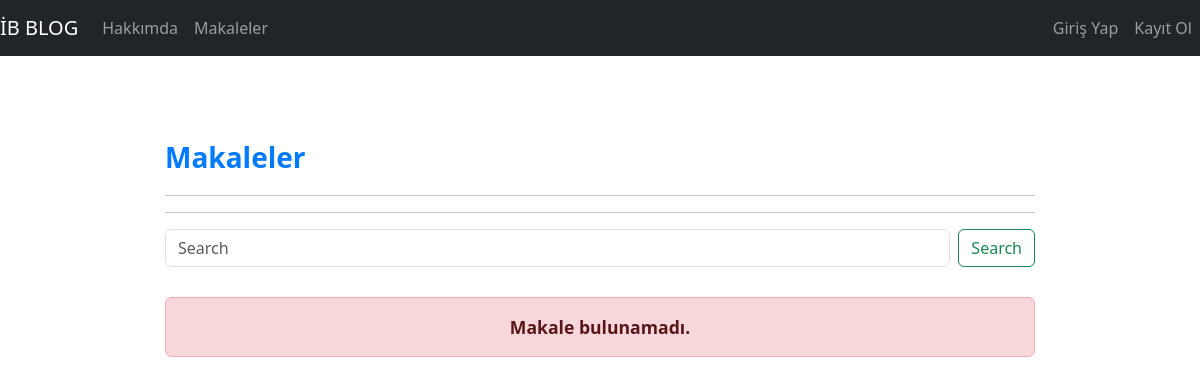
/articles/, run on an earlier commit of the app's database.
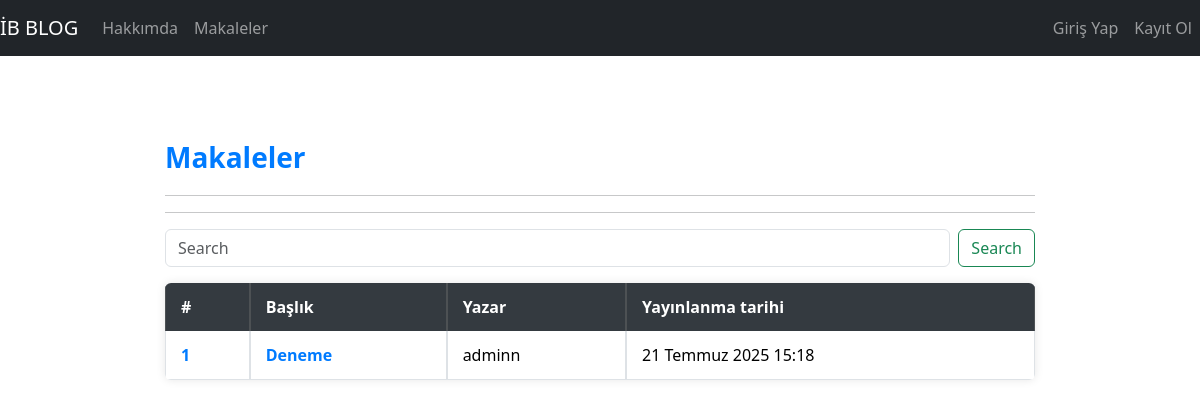
And on a later commit of the database.
### article/models.py (models this page shows, shortened)
class Article(models.Model):
    author = models.ForeignKey("auth.User", on_delete=models.CASCADE , verbose_name="Yazar")
    title = models.CharField(max_length=50, verbose_name="Başlık")
    content = RichTextField(verbose_name="İçerik")
    created_date = models.DateTimeField(auto_now_add=True, verbose_name="Oluşturulma Tarihi")
    class Meta:
        ordering = ["-created_date"]

### article/views.py (the view)
# urls.py: path('',views.articles, name="articles"),
def articles(request):
    keyword = request.GET.get("keyword")
    if keyword :
        articles = Article.objects.filter(title__contains = keyword)
        return render(request, "articles.html", {"articles":articles})
    articles = Article.objects.all()
    return render(request, "articles.html", {"articles":articles})

### templates/articles.html (shortened to what this page needs)
{% extends "layout.html" %}
{% block body %}
<h3>Makaleler</h3>
<hr><hr>
<form class="d-flex mb-3" role="search">
    <input class="form-control me-2" type="search" name = "keyword"placeholder="Search" aria-label="Search">
    <button class="btn btn-outline-success" type="submit">Search</button>
</form>
{% if articles %}
<table class="table table-hover table-bordered">
  <thead class="table-dark">
    <tr>
      <th scope="col">#</th>
      <th scope="col">Başlık</th>
      <th scope="col">Yazar</th>
      <th scope="col">Yayınlanma tarihi</th>
    </tr>
  </thead>
  <tbody>
{% for article in articles  %}
    <tr>
      <td><a href="{% url 'article:article' article.id %}">{{forloop.counter}}</a></td>
      <td><a href="{% url 'article:article' article.id %}">{{article.title}}</a></td>
      <td>{{article.author}}</td>
      <td>{{article.created_date}}</td>
    </tr>
{% endfor %}
  </tbody>
</table>
{% else %}
<div class="alert alert-danger">Makale bulunamadı.</div>
{% endif %}
{% endblock  %}

What changed in the data, as far as the page shows it:
added Article: title "Deneme", author "adminn", created_date "21 Temmuz 2025 15:18"
Also different on the page:
text no longer shown: "Makale bulunamadı."
text now shown: "# Başlık Yazar Yayınlanma tarihi"
